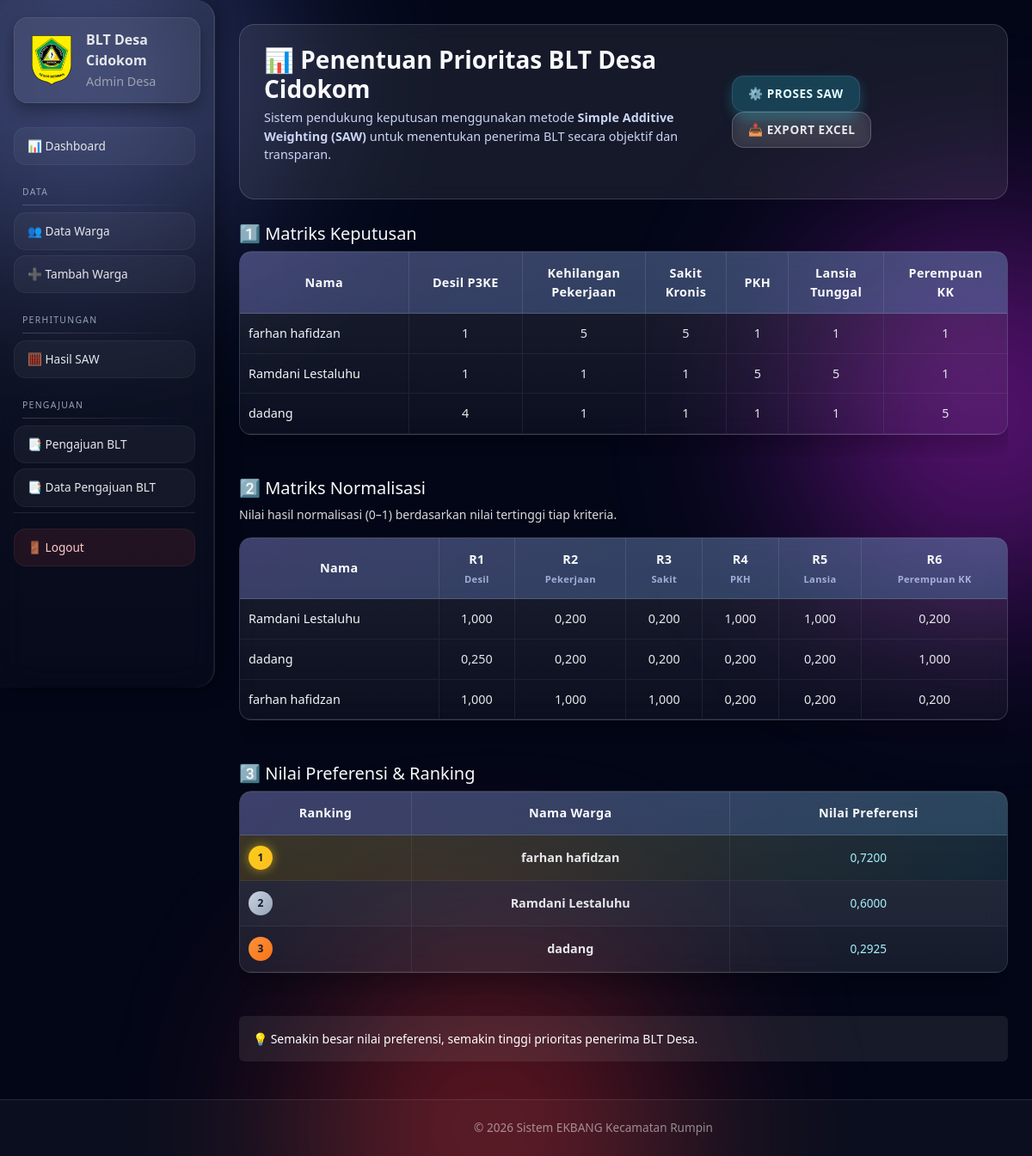
Screenshot of /desa/saw/hasil/ (signed in) with the database file from the repository.
### ekbang/models.py (models this page shows, shortened)
class HasilSAW(models.Model):
    desa = models.ForeignKey(
        Desa,
        on_delete=models.CASCADE,
        related_name='hasil_saw'
    )
    warga = models.ForeignKey(Warga, on_delete=models.CASCADE)
    nilai_preferensi = models.FloatField()
    ranking = models.IntegerField()
    tanggal_proses = models.DateTimeField(auto_now_add=True)

class Warga(models.Model):
    desa = models.ForeignKey(
        Desa,
        on_delete=models.CASCADE,
        related_name='warga'
    )
    nik = models.CharField(
        max_length=16,
        unique=True,
        validators=[nik_validator],
        verbose_name="NIK"
    )
    nama = models.CharField(max_length=100)
    jumlah_keluarga_kpm = models.IntegerField(max_length=100)
    alamat = models.TextField()
    desil_p3ke = models.IntegerField(
        help_text="Nilai 1–5 berdasarkan desil P3KE"
    )
    kehilangan_pekerjaan = models.IntegerField(
        help_text="1 = tidak, 5 = ya"
    )
    sakit_kronis = models.IntegerField(
        help_text="1 = tidak, 5 = ya"
    )
    tidak_pkh = models.IntegerField(
        help_text="1 = menerima PKH, 5 = tidak menerima"
    )
    lansia_tunggal = models.IntegerField(
        help_text="1 = tidak, 5 = ya"
    )
    perempuan_kepala = models.IntegerField(
        help_text="1 = tidak, 5 = ya"
    )
    class Meta:
        indexes = [
            models.Index(fields=['nik']),
        ]

class NormalisasiSAW(models.Model):
    desa = models.ForeignKey(
        Desa,
        on_delete=models.CASCADE,
        related_name='normalisasi_saw'
    )
    warga = models.ForeignKey(
        Warga,
        on_delete=models.CASCADE
    )
    desil_p3ke = models.FloatField()
    kehilangan_pekerjaan = models.FloatField()
    sakit_kronis = models.FloatField()
    pkh = models.FloatField()
    lansia_tunggal = models.FloatField()
    perempuan_kepala = models.FloatField()
    created_at = models.DateTimeField(auto_now_add=True)

### ekbang/proses/decorators.py (the view)
        def wrapper(request, *args, **kwargs):
            if not hasattr(request.user, 'profile'):
                messages.error(request, 'Role tidak ditemukan')
                return redirect('login')
            if request.user.profile.role != role:
                messages.error(request, 'Anda tidak punya akses')
                return redirect('login')
            return view_func(request, *args, **kwargs)

### ekbang/views/desa.py (called while the page is built)
@login_required
@role_required('desa')
def hasil_saw_list(request):
    desa = request.user.desa
    normalisasi = NormalisasiSAW.objects.filter(
    desa=desa
    ).select_related('warga')
    hasil = HasilSAW.objects.filter(
        desa=desa
    ).select_related('warga').order_by('ranking')
    return render(request, 'desa/hasil_saw.html', {
    'hasil': hasil,
    'normalisasi': normalisasi,
    'sudah_diproses': hasil.exists()
})

### ekbang/templates/desa/hasil_saw.html (shortened to what this page needs)
{% extends 'base/base.html' %}
{%load static%}
{% block extra_css %}
<link rel="stylesheet" href="{% static 'css/desa/hasil_saw.css' %}">{% endblock %}
{% block content %}
<div class="saw-hero">
    <div class="saw-hero-left">
        <h3>📊 Penentuan Prioritas BLT Desa {{ request.user.username }} </h3>
        <p>
            Sistem pendukung keputusan menggunakan metode
            <strong>Simple Additive Weighting (SAW)</strong>
            untuk menentukan penerima BLT secara objektif dan transparan.
        </p>
    </div>
    <div class="saw-hero-actions">
       <button class="btn-game btn-game-primary"
        onclick="openSawModal()">
    ⚙️ PROSES SAW
</button>
<a href="{% url 'desa_export_saw_excel' %}"
   class="btn-game btn-game-outline">
   📥 EXPORT EXCEL
</a>
    </div>
</div>
<h5 class="text-light">1️⃣ Matriks Keputusan</h5>
<div class="table-scroll">
<table class="saw-table">
    <thead>
        <tr>
            <th>Nama</th>
            <th>Desil P3KE</th>
            <th>Kehilangan<br>Pekerjaan</th>
            <th>Sakit<br>Kronis</th>
            <th>PKH</th>
            <th>Lansia<br>Tunggal</th>
            <th>Perempuan<br>KK</th>
        </tr>
    </thead>
    <tbody>
        {% for h in hasil %}
        <tr>
            <td>{{ h.warga.nama }}</td>
            <td>{{ h.warga.desil_p3ke }}</td>
            <td>{{ h.warga.kehilangan_pekerjaan }}</td>
            <td>{{ h.warga.sakit_kronis }}</td>
            <td>{{ h.warga.tidak_pkh }}</td>
            <td>{{ h.warga.lansia_tunggal }}</td>
            <td>{{ h.warga.perempuan_kepala }}</td>
        </tr>
        {% endfor %}
    </tbody>
</table>
</div>
<h5 class="text-light mt-4">2️⃣ Matriks Normalisasi</h5>
<p class="text-muted small">
Nilai hasil normalisasi (0–1) berdasarkan nilai tertinggi tiap kriteria.
</p>
<div class="table-scroll">
<table class="saw-table">
    <thead>
        <tr>
            <th>Nama</th>
            <th>R1<br><small>Desil</small></th>
            <th>R2<br><small>Pekerjaan</small></th>
            <th>R3<br><small>Sakit</small></th>
            <th>R4<br><small>PKH</small></th>
            <th>R5<br><small>Lansia</small></th>
            <th>R6<br><small>Perempuan KK</small></th>
        </tr>
    </thead>
    <tbody>
        {% for n in normalisasi %}
            <tr>
                <td>{{ n.warga.nama }}</td>
                <td>{{ n.desil_p3ke|floatformat:3 }}</td>
                <td>{{ n.kehilangan_pekerjaan|floatformat:3 }}</td>
                <td>{{ n.sakit_kronis|floatformat:3 }}</td>
                <td>{{ n.pkh|floatformat:3 }}</td>
                <td>{{ n.lansia_tunggal|floatformat:3 }}</td>
                <td>{{ n.perempuan_kepala|floatformat:3 }}</td>
            </tr>
        {% endfor %}
    </tbody>
</table>
</div>
<h5 class="text-light mt-4">3️⃣ Nilai Preferensi & Ranking</h5>
<div class="table-scroll">
<table class="saw-table rank-table">
    <thead>
        <tr>
            <th>Ranking</th>
            <th>Nama Warga</th>
            <th>Nilai Preferensi</th>
        </tr>
    </thead>
    <tbody>
        {% for h in hasil %}
        <tr class="{% if forloop.first %}rank-top{% endif %}">
            <td>
                <span class="rank-badge rank-{{ forloop.counter }}">
                    {{ forloop.counter }}
                </span>
            </td>
            <td class="rank-name">
                {{ h.warga.nama }}
            </td>
            <td class="rank-score">
                {{ h.nilai_preferensi|floatformat:4 }}
            </td>
        </tr>
        {% endfor %}
    </tbody>
</table>
</div>
<div class="alert alert-secondary small mt-4"
     style="background: rgba(255,255,255,0.08); border:none;">
    💡 Semakin besar nilai preferensi, semakin tinggi prioritas penerima BLT Desa.
</div>
{% endblock %}

### ekbang/templates/base/base.html (shortened to what this page needs)
{% load static %}
<!DOCTYPE html>
<html lang="id">
<head>
    <link href="https://cdn.jsdelivr.net/npm/bootstrap@5.3.2/dist/css/bootstrap.min.css" rel="stylesheet">
    <link rel="stylesheet" href="{% static 'css/bg.css' %}">
    {% block extra_css %}{% endblock %}
</head>
<body>
<div class="page">
    <div class="orb one"></div>
    <div class="orb two"></div>
    <div class="orb three"></div>
    <div class="app-layout">
        {% include 'base/sidebar.html' %}
        <div class="main-content-wrapper">
            <main class="main-content">
                {% block content %}{% endblock %}
            </main>
            <footer class="main-footer">
                <div class="footer-content">
                    <p>© {% now "Y" %} Sistem EKBANG Kecamatan Rumpin</p>
                </div>
            </footer>
        </div>
    </div>
</div>
</body>
</html>

### ekbang/templates/base/sidebar.html (shortened to what this page needs)
{% load static %}
<link rel="stylesheet" href="{% static 'css/desa/sidebar.css' %}">
<div class="sidebar-desa">
    <div class="sidebar-brand">
       <span class="logo">
    <img src="{% static 'img/logo.png' %}" alt="Logo" />
</span>
        <div>
            <strong>BLT Desa {{ request.user.username }}</strong>
            <small>Admin Desa</small>
        </div>
    </div>
    <div class="sidebar-scroll">
        <nav class="sidebar-menu">
            <a href="{% url 'desa_dashboard' %}" class="menu-item">📊 Dashboard</a>
            <div class="menu-section">DATA</div>
            <a href="{% url 'desa_warga_list' %}" class="menu-item">👥 Data Warga</a>
            <a href="{% url 'desa_warga_tambah' %}" class="menu-item">➕ Tambah Warga</a>
            <div class="menu-section">PERHITUNGAN</div>
            <a href="{% url 'desa_hasil_saw' %}" class="menu-item">🧮 Hasil SAW</a>
            <div class="menu-section">PENGAJUAN</div>
            <a href="{% url 'desa_pengajuan' %}" class="menu-item">📑 Pengajuan BLT</a>
            <a href="{% url 'desa_pengajuan_list' %}" class="menu-item">📑 Data Pengajuan BLT</a>
        </nav>
        <div class="sidebar-footer">
            <a href="{% url 'logout' %}" class="menu-item logout">🚪 Logout</a>
        </div>
    </div>
</div>

### ekbang/static/css/bg.css (style rules this page uses)
.page { position: relative; min-height: 100vh; background: #020617; overflow: hidden; }
.orb { position: absolute; width: 420px; height: 420px; border-radius: 50%; filter: blur(120px); opacity: 0.45; z-index: 0; }
.orb.one { top: -120px; left: -120px; background: rgb(114, 136, 232); }
.orb.two { top: 20%; right: -160px; background: rgb(207, 34, 238); }
.orb.three { bottom: -180px; left: 30%; background: rgb(223, 45, 45); }
.page > *:not(.orb) { position: relative; z-index: 1; }
.main-footer { margin-top: auto; padding: 0.7rem 1rem; border-top: 1px solid rgba(255, 255, 255, 0.1); background: rgba(255, 255, 255, 0.03); }
.footer-content { text-align: center; color: rgba(255, 255, 255, 0.5); font-size: 0.85rem; }
.footer-content p { margin: 0.70rem 0; margin-left: 180px; }
.main-content-wrapper { min-height: calc(80vh - 70px); display: flex; flex-direction: column; }

### ekbang/static/css/desa/sidebar.css (style rules this page uses)
.main-content { margin-left: 250px; padding: 28px; min-height: 100vh; }
.sidebar-desa { position: fixed; top: 0; left: 0; width: 250px; height: 100vh; background: linear-gradient( 180deg, rgba(255,255,255,0.07), rgba(255,255,255,0.02) ); backdrop-filter: blur(18px); border-right: 1px solid rgba(255,255,255,0.1); border-top-right-radius: 22px; border-bottom-right-radius: 22px; box-shadow: 4px 0 26px rgba(0,0,0,0.45), inset -1px 0 0 rgba(255,255,255,0.06); display: flex; flex-direction: column; padding: 20px 16px; z-index: 30; }
.sidebar-brand { display: flex; align-items: center; gap: 10px; padding: 14px; margin-bottom: 22px; border-radius: 16px; background: rgba(255,255,255,0.06); box-shadow: inset 0 0 0 1px rgba(255,255,255,0.08), 0 8px 20px rgba(0,0,0,0.35); color: #e5e7eb; }
.sidebar-brand .logo { display: flex; align-items: center; }
.sidebar-brand .logo img { width: 60px; height: 60px; object-fit: contain; }
.sidebar-brand strong { font-size: 1rem; }
.sidebar-brand small { display: block; font-size: 0.9rem; color: #9ca3af; margin-top: 2px; }
.sidebar-menu { flex: 1; }
.menu-section { margin: 24px 10px 8px; font-size: 0.65rem; letter-spacing: 1.3px; color: #94a3b8; text-transform: uppercase; position: relative; }
.menu-section::after { content: ''; display: block; height: 1px; margin-top: 6px; background: linear-gradient( to right, rgba(255,255,255,0.18), transparent ); }
.menu-item { position: relative; display: flex; align-items: center; gap: 12px; padding: 12px 16px; margin: 6px 0; border-radius: 14px; font-size: 0.85rem; font-weight: 500; color: #e5e7eb; text-decoration: none; background: rgba(255,255,255,0.04); box-shadow: inset 0 0 0 1px rgba(255,255,255,0.05); transition: all .25s ease; }
.sidebar-footer { margin-top: auto; padding-top: 12px; border-top: 1px solid rgba(255,255,255,0.1); }
.menu-item.logout { background: rgba(239,68,68,0.10); color: #fecaca; }
.sidebar-scroll { flex: 1; overflow-y: auto; padding-right: 6px; }
.sidebar-scroll { scrollbar-width: thin; scrollbar-color: rgba(255,255,255,0.2) transparent; }

### rows the page displays
HasilSAW: warga.nama "farhan hafidzan", warga.desil_p3ke "1", warga.kehilangan_pekerjaan "5", warga.sakit_kronis "5", warga.tidak_pkh "1", warga.lansia_tunggal "1", warga.perempuan_kepala "1", nilai_preferensi "0,7200"
HasilSAW: warga.nama "Ramdani Lestaluhu", warga.desil_p3ke "1", warga.kehilangan_pekerjaan "1", warga.sakit_kronis "1", warga.tidak_pkh "5", warga.lansia_tunggal "5", warga.perempuan_kepala "1", nilai_preferensi "0,6000"
HasilSAW: warga.nama "dadang", warga.desil_p3ke "4", warga.kehilangan_pekerjaan "1", warga.sakit_kronis "1", warga.tidak_pkh "1", warga.lansia_tunggal "1", warga.perempuan_kepala "5", nilai_preferensi "0,2925"
NormalisasiSAW: warga.nama "Ramdani Lestaluhu", desil_p3ke "1,000", kehilangan_pekerjaan "0,200", sakit_kronis "0,200", pkh "1,000", lansia_tunggal "1,000", perempuan_kepala "0,200"
NormalisasiSAW: warga.nama "dadang", desil_p3ke "0,250", kehilangan_pekerjaan "0,200", sakit_kronis "0,200", pkh "0,200", lansia_tunggal "0,200", perempuan_kepala "1,000"
NormalisasiSAW: warga.nama "farhan hafidzan", desil_p3ke "1,000", kehilangan_pekerjaan "1,000", sakit_kronis "1,000", pkh "0,200", lansia_tunggal "0,200", perempuan_kepala "0,200"

### other values shown
{{ request.user.username }} "Cidokom"
